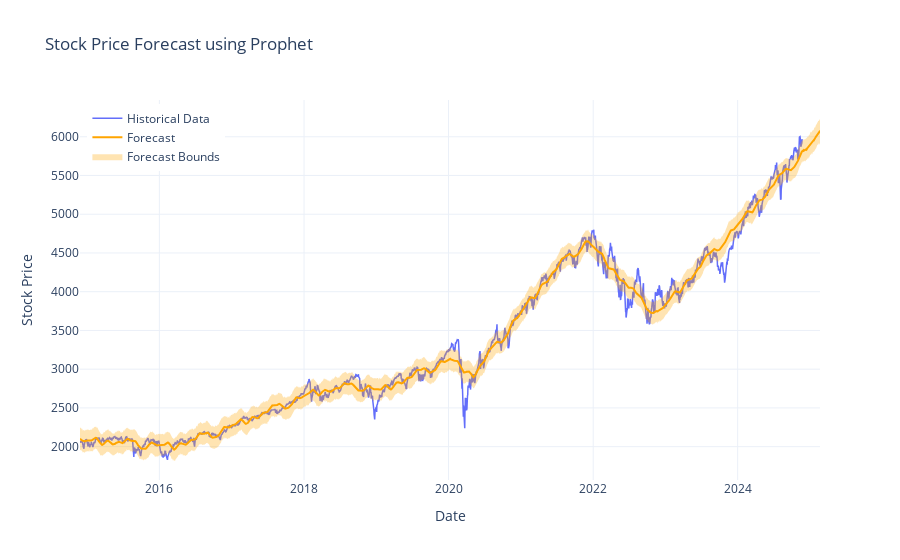

The notebook cell saved with this chart:
### Code cell
# Plotting the results
# df = df[-30:]
# forecast = forecast[-80:]
import plotly.graph_objects as go

# Create the main line for historical data
fig = go.Figure()

fig.add_trace(go.Scatter(
    x=df['ds'], 
    y=df['y'], 
    mode='lines', 
    name='Historical Data',
    line=dict(width=1.5)
))

# Create the main line for forecast data
fig.add_trace(go.Scatter(
    x=forecast['ds'], 
    y=forecast['yhat'], 
    mode='lines', 
    name='Forecast',
    line=dict(color='orange', width=2)
))

# Add a shaded area for forecast bounds
fig.add_trace(go.Scatter(
    x=forecast['ds'].tolist() + forecast['ds'][::-1].tolist(),
    y=forecast['yhat_upper'].tolist() + forecast['yhat_lower'][::-1].tolist(),
    fill='toself',
    fillcolor='rgba(255,165,0,0.3)',  # Light orange fill
    line=dict(color='rgba(255,255,255,0)'),  # No border
    name='Forecast Bounds'
))

# Update layout
fig.update_layout(
    title='Stock Price Forecast using Prophet',
    xaxis_title='Date',
    yaxis_title='Stock Price',
    legend=dict(yanchor="top", y=0.99, xanchor="left", x=0.01),
    template='plotly_white',
    autosize=True
)

# Show the plot
fig.show()

### Figure 1 — Plotly figure (JSON) as saved in the notebook; plotly's stock layout.template omitted (floating-point values rounded to 4 significant figures; data arrays with more than 128 entries replaced by an {"elided": "..."} marker saying what was removed)
{"data": [{"line": {"width": 1.5}, "mode": "lines", "name": "Historical Data", "type": "scatter", "x": {"elided": "2515 str values"}, "y": {"elided": "2515 float values"}}, {"line": {"color": "orange", "width": 2}, "mode": "lines", "name": "Forecast", "type": "scatter", "x": {"elided": "2605 str values"}, "y": {"elided": "2605 float values"}}, {"fill": "toself", "fillcolor": "rgba(255,165,0,0.3)", "line": {"color": "rgba(255,255,255,0)"}, "name": "Forecast Bounds", "type": "scatter", "x": {"elided": "5210 str values"}, "y": {"elided": "5210 float values"}}], "layout": {"autosize": true, "legend": {"x": 0.01, "xanchor": "left", "y": 0.99, "yanchor": "top"}, "title": {"text": "Stock Price Forecast using Prophet"}, "xaxis": {"title": {"text": "Date"}}, "yaxis": {"title": {"text": "Stock Price"}}}}
